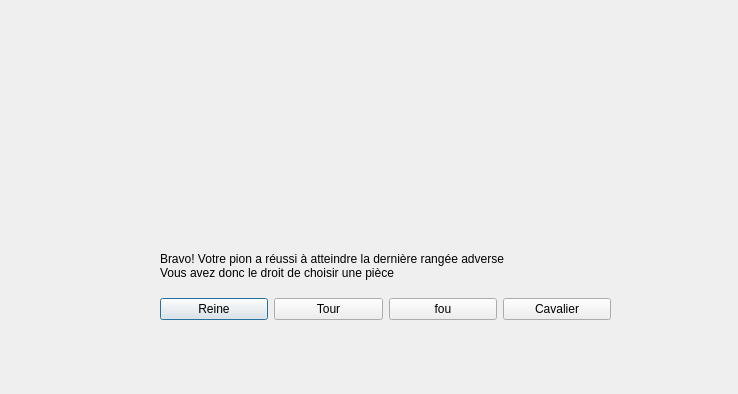
<?xml version="1.0" encoding="UTF-8"?>
<ui version="4.0">
 <class>ChoixUpgrade</class>
 <widget class="QDialog" name="ChoixUpgrade">
  <property name="geometry">
   <rect>
    <x>0</x>
    <y>0</y>
    <width>738</width>
    <height>394</height>
   </rect>
  </property>
  <property name="windowTitle">
   <string>Dialog</string>
  </property>
  <widget class="QWidget" name="verticalLayoutWidget">
   <property name="geometry">
    <rect>
     <x>160</x>
     <y>240</y>
     <width>451</width>
     <height>80</height>
    </rect>
   </property>
   <layout class="QVBoxLayout" name="verticalLayout">
    <item>
     <widget class="QLabel" name="label">
      <property name="text">
       <string>Bravo! Votre pion a réussi à atteindre la dernière rangée adverse
Vous avez donc le droit de choisir une pièce</string>
      </property>
     </widget>
    </item>
    <item>
     <layout class="QHBoxLayout" name="horizontalLayout">
      <item>
       <widget class="QPushButton" name="btn_reine">
        <property name="text">
         <string>Reine</string>
        </property>
       </widget>
      </item>
      <item>
       <widget class="QPushButton" name="btn_tour">
        <property name="text">
         <string>Tour</string>
        </property>
       </widget>
      </item>
      <item>
       <widget class="QPushButton" name="btn_fou">
        <property name="text">
         <string>fou</string>
        </property>
       </widget>
      </item>
      <item>
       <widget class="QPushButton" name="btn_cavalier">
        <property name="text">
         <string>Cavalier</string>
        </property>
       </widget>
      </item>
     </layout>
    </item>
   </layout>
  </widget>
 </widget>
 <resources/>
 <connections/>
</ui>
